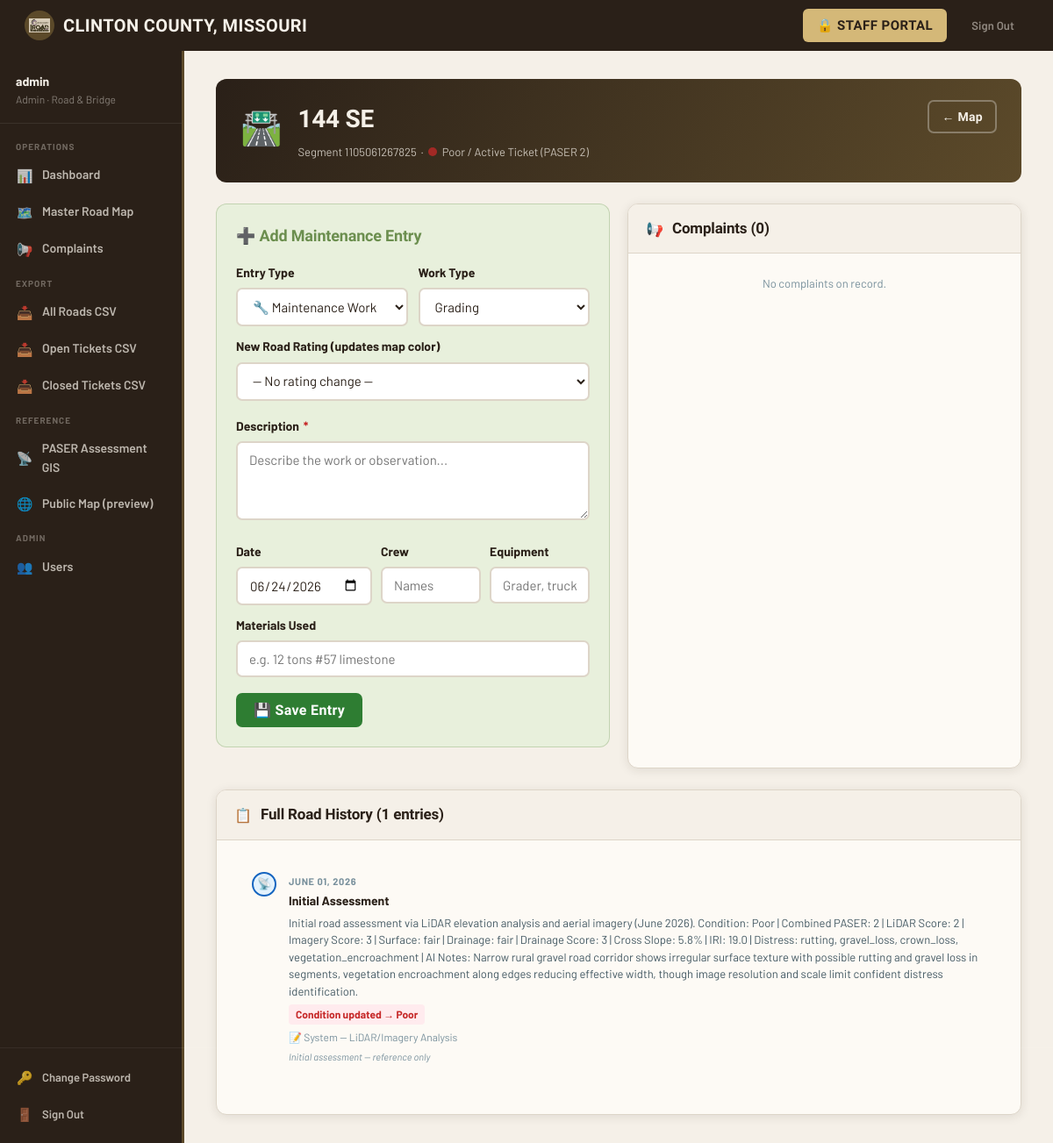
Page /internal/road/1105061267825 (signed in) on the committed database.
### app.py (models this page shows, shortened)
class User(UserMixin, db.Model):
    id = db.Column(db.Integer, primary_key=True)
    username = db.Column(db.String(80), unique=True, nullable=False)
    password_hash = db.Column(db.String(256), nullable=False)
    role = db.Column(db.String(20), default='viewer')
    created_at = db.Column(db.DateTime, default=datetime.utcnow)

class RoadSegment(db.Model):
    id = db.Column(db.Integer, primary_key=True)
    segment_id = db.Column(db.String(80), unique=True, nullable=False)
    road_name = db.Column(db.String(255))       # FULLNAME from GeoJSON — actual street name
    fullname = db.Column(db.String(255))
    mtfcc = db.Column(db.String(20))
    current_rating = db.Column(db.Integer)      # 1-5 PASER
    current_color = db.Column(db.String(10))    # red/yellow/green
    has_open_ticket = db.Column(db.Boolean, default=False)
    geometry = db.Column(db.Text)
    last_updated = db.Column(db.DateTime, default=datetime.utcnow)
    logs = db.relationship('MaintenanceLog', backref='road', lazy=True,
                           order_by='MaintenanceLog.log_date.desc()')
    complaints = db.relationship('Complaint', backref='road_segment', lazy=True)

class MaintenanceLog(db.Model):
    id = db.Column(db.Integer, primary_key=True)
    segment_id = db.Column(db.String(80), db.ForeignKey('road_segment.segment_id'), nullable=False)
    entry_type = db.Column(db.String(40), nullable=False, default='maintenance')
    work_type = db.Column(db.String(80))
    description = db.Column(db.Text, nullable=False)
    new_rating = db.Column(db.Integer)
    crew = db.Column(db.String(120))
    equipment = db.Column(db.String(120))
    materials = db.Column(db.String(255))
    logged_by = db.Column(db.String(80))
    log_date = db.Column(db.DateTime, default=datetime.utcnow)
    is_initial_assessment = db.Column(db.Boolean, default=False)

### app.py (the view)
@app.route('/internal/road/<segment_id>')
@login_required
def internal_road_detail(segment_id):
    seg = RoadSegment.query.filter_by(segment_id=segment_id).first_or_404()
    logs = MaintenanceLog.query.filter_by(segment_id=segment_id)\
        .order_by(MaintenanceLog.log_date.desc()).all()
    complaints = Complaint.query.filter_by(segment_id=segment_id)\
        .order_by(Complaint.submitted_at.desc()).all()
    today = datetime.utcnow().strftime('%Y-%m-%d')
    return render_template('internal_road_detail.html',
        seg=seg, logs=logs, complaints=complaints, today=today,
        display_name=get_display_name(seg))

### app.py (called while the page is built)
@login_manager.user_loader
def load_user(user_id):
    return db.session.get(User, int(user_id))

def get_display_name(seg):
    if seg.fullname and seg.fullname.strip() and seg.fullname.strip() not in ('', 'None'):
        return seg.fullname.strip()
    if seg.road_name and seg.road_name.strip() and seg.road_name.strip() != seg.segment_id:
        return seg.road_name.strip()
    return f'Road {seg.segment_id}'

### templates/internal_road_detail.html (shortened to what this page needs)
{% extends 'base.html' %}
{% block content %}
<div class="app-layout">
  {% include 'partials/sidebar.html' %}
  <div class="main-content">
    {% set color_hex = {'green':'#2E7D32','yellow':'#F9A825','red':'#C62828','grey':'#888'} %}
    {% set color_label = {'green':'Good Condition','yellow':'Fair Condition','red':'Poor / Active Ticket','grey':'Unrated'} %}
    <div class="road-banner">
      <div class="road-banner-icon">🛣️</div>
      <div style="flex:1;">
        <h1>{{ display_name }}</h1>
        <div class="road-banner-meta">
          Segment {{ seg.segment_id }} &nbsp;·&nbsp;
          <span style="display:inline-flex;align-items:center;gap:6px;">
            <span style="width:10px;height:10px;border-radius:50%;background:{{ color_hex.get(seg.current_color,'#888') }};display:inline-block;"></span>
            {{ color_label.get(seg.current_color,'Unknown') }}
            {% if seg.current_rating %} (PASER {{ seg.current_rating }}){% endif %}
          </span>
        </div>
      </div>
      <a href="{{ url_for('internal_map') }}" class="btn btn-outline btn-sm" style="color:var(--cream);border-color:rgba(255,255,255,0.3);">← Map</a>
    </div>
    <div style="display:grid;grid-template-columns:1fr 1fr;gap:20px;margin-bottom:24px;">
      <div class="log-form-box">
        <h3>➕ Add Maintenance Entry</h3>
        <form method="POST" action="{{ url_for('add_maintenance_log', segment_id=seg.segment_id) }}">
          <div style="display:grid;grid-template-columns:1fr 1fr;gap:12px;">
            <div class="form-group" style="margin:0;">
              <label class="form-label">Entry Type</label>
              <select name="entry_type" class="form-control" id="entry-type-select" onchange="toggleRating(this.value)">
                <option value="maintenance">🔧 Maintenance Work</option>
              </select>
            </div>
            <div class="form-group" style="margin:0;">
              <label class="form-label">Work Type</label>
              <select name="work_type" class="form-control">
                <option value="Grading">Grading</option>
              </select>
            </div>
          </div>
          <div class="form-group" style="margin-top:12px;" id="rating-row" style="display:none;">
            <label class="form-label">New Road Rating (updates map color)</label>
            <select name="new_rating" class="form-control">
              <option value="">— No rating change —</option>
            </select>
          </div>
          <div class="form-group" style="margin-top:12px;">
            <label class="form-label">Description <span class="req">*</span></label>
            <textarea name="description" class="form-control" rows="3" placeholder="Describe the work or observation..." required></textarea>
          </div>
          <div style="display:grid;grid-template-columns:1fr 1fr 1fr;gap:10px;margin-top:0;">
            <div class="form-group" style="margin:0;">
              <label class="form-label">Date</label>
              <input type="date" name="log_date" class="form-control" value="{{ today }}">
            </div>
            <div class="form-group" style="margin:0;">
              <label class="form-label">Crew</label>
              <input type="text" name="crew" class="form-control" placeholder="Names">
            </div>
            <div class="form-group" style="margin:0;">
              <label class="form-label">Equipment</label>
              <input type="text" name="equipment" class="form-control" placeholder="Grader, truck...">
            </div>
          </div>
          <div class="form-group" style="margin-top:12px;">
            <label class="form-label">Materials Used</label>
            <input type="text" name="materials" class="form-control" placeholder="e.g. 12 tons #57 limestone">
          </div>
          <button type="submit" class="btn btn-green">💾 Save Entry</button>
        </form>
      </div>
      <div class="card">
        <div class="card-header"><span>📢</span><h3>Complaints ({{ complaints|length }})</h3></div>
        <div style="padding:0;max-height:420px;overflow-y:auto;">
          {% for c in complaints %}
          <a href="{{ url_for('internal_complaint_detail', complaint_id=c.id) }}" style="display:block;padding:12px 16px;border-bottom:1px solid var(--border);text-decoration:none;color:inherit;">
            <div style="display:flex;gap:8px;align-items:center;">
              <span>{{ '🔴' if c.status=='Open' else '🟡' if 'Progress' in c.status else '✅' }}</span>
              <div style="flex:1;">
                <div style="font-weight:700;font-size:13px;">{{ c.category }}</div>
                <div style="font-size:12px;color:var(--slate-light);">{{ c.submitted_at.strftime('%b %d, %Y') }} · #CC-{{ '%04d'|format(c.id) }}</div>
                <div style="font-size:12px;color:var(--slate);margin-top:2px;">{{ c.description[:80] }}{{ '…' if c.description|length > 80 }}</div>
              </div>
              <span class="badge badge-{{ 'open' if c.status=='Open' else 'progress' if 'Progress' in c.status else 'resolved' }}">{{ c.status }}</span>
            </div>
          </a>
          {% else %}
          <div style="padding:24px;text-align:center;color:var(--slate-light);font-size:13px;">No complaints on record.</div>
          {% endfor %}
        </div>
      </div>
    </div>
    <div class="card">
      <div class="card-header"><span>📋</span><h2>Full Road History ({{ logs|length }} entries)</h2></div>
      <div class="card-body">
        {% if logs %}
        <div class="timeline">
          {% for log in logs %}
          {% set dot = 'dot-assessment' if log.is_initial_assessment else 'dot-rating' if log.entry_type=='rating_update' else 'dot-complaint' if log.entry_type=='complaint_resolved' else 'dot-maintenance' %}
          {% set icon = '📡' if log.is_initial_assessment else '⭐' if log.entry_type=='rating_update' else '✅' if log.entry_type=='complaint_resolved' else '🔍' if log.entry_type=='inspection' else '📝' if log.entry_type=='note' else '🔧' %}
          <div class="timeline-entry">
            <div class="timeline-dot {{ dot }}">{{ icon }}</div>
            <div class="timeline-content">
              <div class="timeline-date">{{ log.log_date.strftime('%B %d, %Y') }}</div>
              <div class="timeline-title">{{ log.work_type or log.entry_type|title }}</div>
              <div class="timeline-desc">{{ log.description }}</div>
              {% if log.new_rating %}
                {% set rc = 'var(--green)' if log.new_rating >= 4 else '#7A5F00' if log.new_rating == 3 else 'var(--red)' %}
                {% set rb = 'var(--green-light)' if log.new_rating >= 4 else 'var(--yellow-light)' if log.new_rating == 3 else 'var(--red-light)' %}
                {% set rl = 'Good' if log.new_rating >= 4 else 'Fair' if log.new_rating == 3 else 'Poor' %}
                <div class="timeline-rating-badge" style="background:{{ rb }};color:{{ rc }};">
                  Condition updated → {{ rl }}
                </div>
              {% endif %}
              {% set meta = [] %}
              {% if log.crew %}{% set _ = meta.append('👷 ' + log.crew) %}{% endif %}
              {% if log.equipment %}{% set _ = meta.append('🚜 ' + log.equipment) %}{% endif %}
              {% if log.materials %}{% set _ = meta.append('🪨 ' + log.materials) %}{% endif %}
              {% if log.logged_by %}{% set _ = meta.append('📝 ' + log.logged_by) %}{% endif %}
              {% if meta %}<div class="timeline-meta">{{ meta|join(' · ') }}</div>{% endif %}
              {% if log.is_initial_assessment %}<div style="font-size:11px;color:var(--slate-light);font-style:italic;margin-top:4px;">Initial assessment — reference only</div>{% endif %}
            </div>
          </div>
          {% endfor %}
        </div>
        {% else %}
        <div style="text-align:center;padding:40px;color:var(--slate-light);">No history yet. Add the first entry above.</div>
        {% endif %}
      </div>
    </div>
  </div>
</div>
{% endblock %}

### templates/partials/sidebar.html
<nav class="sidebar">
  <div class="sidebar-who">
    <div class="sidebar-who-name">{{ current_user.username }}</div>
    <div class="sidebar-who-role">{{ current_user.role|capitalize }} · Road & Bridge</div>
  </div>
  <div class="sidebar-section">Operations</div>
  <a href="{{ url_for('internal_dashboard') }}" class="sidebar-link {% if request.endpoint=='internal_dashboard' %}active{% endif %}">
    <span class="icon">📊</span> Dashboard
  </a>
  <a href="{{ url_for('internal_map') }}" class="sidebar-link {% if request.endpoint=='internal_map' %}active{% endif %}">
    <span class="icon">🗺️</span> Master Road Map
  </a>
  <a href="{{ url_for('internal_complaints') }}" class="sidebar-link {% if 'complaint' in request.endpoint %}active{% endif %}">
    <span class="icon">📢</span> Complaints
  </a>
  <div class="sidebar-section">Export</div>
  <a href="{{ url_for('export_roads_csv') }}" class="sidebar-link">
    <span class="icon">📥</span> All Roads CSV
  </a>
  <a href="{{ url_for('export_open_tickets_csv') }}" class="sidebar-link">
    <span class="icon">📥</span> Open Tickets CSV
  </a>
  <a href="{{ url_for('export_closed_tickets_csv') }}" class="sidebar-link">
    <span class="icon">📥</span> Closed Tickets CSV
  </a>
  <div class="sidebar-section">Reference</div>
  <a href="{{ url_for('paser_map_viewer') }}" target="_blank" class="sidebar-link">
    <span class="icon">📡</span> PASER Assessment GIS
  </a>
  <a href="{{ url_for('activity_map') }}" target="_blank" class="sidebar-link">
    <span class="icon">🌐</span> Public Map (preview)
  </a>
  {% if current_user.role == 'admin' %}
  <div class="sidebar-section">Admin</div>
  <a href="{{ url_for('admin_users') }}" class="sidebar-link {% if request.endpoint=='admin_users' %}active{% endif %}">
    <span class="icon">👥</span> Users
  </a>
  {% endif %}
  <div style="position:absolute;bottom:0;left:0;right:0;padding:12px 0;border-top:1px solid rgba(255,255,255,0.06);">
    <a href="{{ url_for('change_password') }}" class="sidebar-link" style="font-size:13px;">
      <span class="icon">🔑</span> Change Password
    </a>
    <a href="{{ url_for('logout') }}" class="sidebar-link" style="font-size:13px;">
      <span class="icon">🚪</span> Sign Out
    </a>
  </div>
</nav>

### rows in the picture
User: username "admin", role "Admin"
RoadSegment: fullname "144 SE", segment_id "1105061267825", get "Poor / Active Ticket", current_rating "2"
MaintenanceLog: icon "📡", log_date "JUNE 01, 2026", work_type "Initial Assessment", description "Initial road assessment via LiDAR elevation analysis and aerial imagery (June 2026). Condition: Poor | Combined PASER: 2 | LiDAR Score: 2 | Imagery Score: 3 | Surface: fair | Drainage: fair | Drainage Score: 3 | Cross Slope: 5.8% | IRI: 19.0 | Distress: rutting, gravel_loss, crown_loss, vegetation_encroachment | AI Notes: Narrow rural gravel road corridor shows irregular surface texture with possible rutting and gravel loss in segments, vegetation encroachment along edges reducing effective width, though image resolution and scale limit confident distress identification.", rl "Poor", meta "📝 System — LiDAR/Imagery Analysis", is_initial_assessment "Initial assessment — reference only"

### other values in the picture
{{ complaints|length }} "0"
{{ logs|length }} "1"
